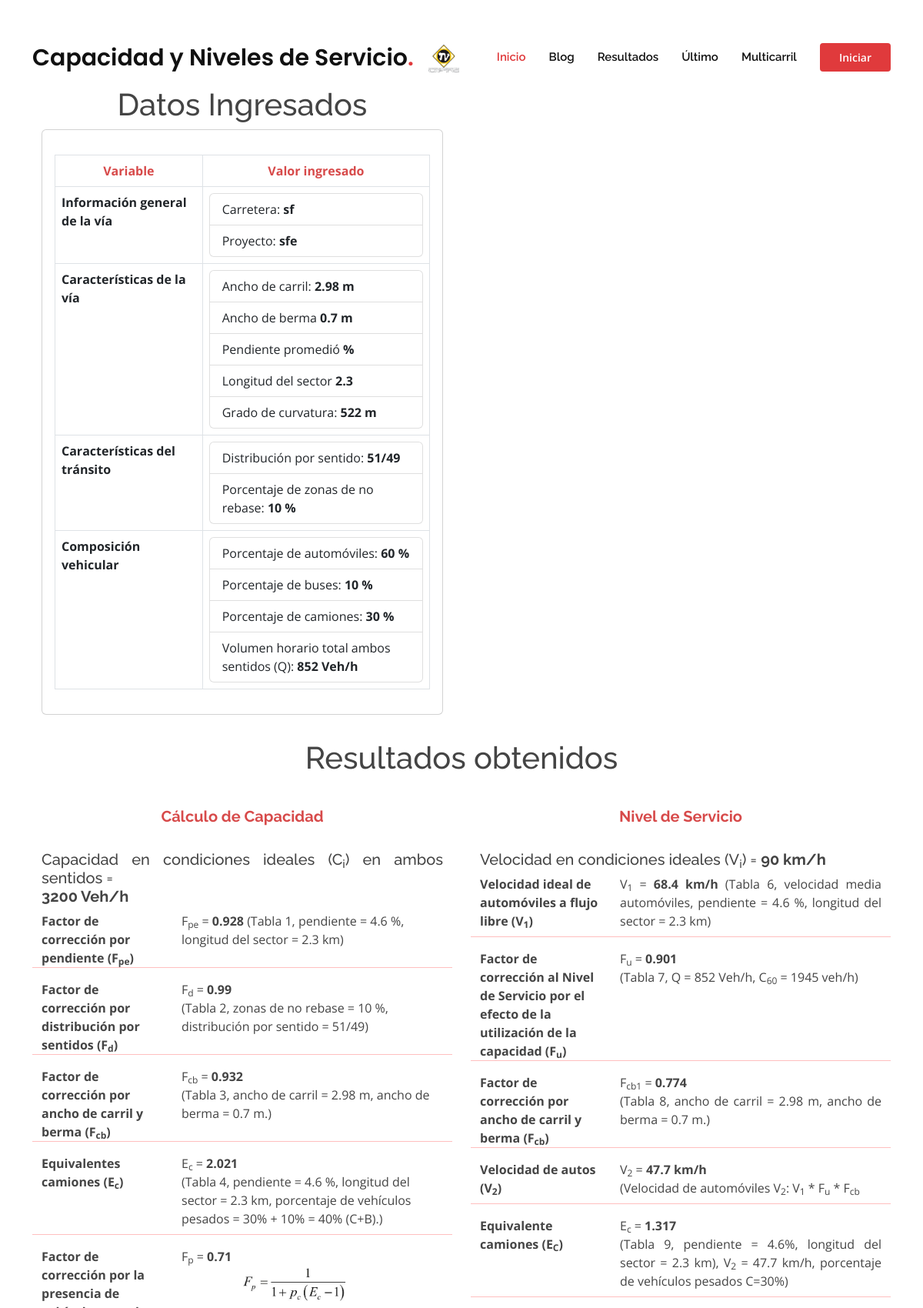
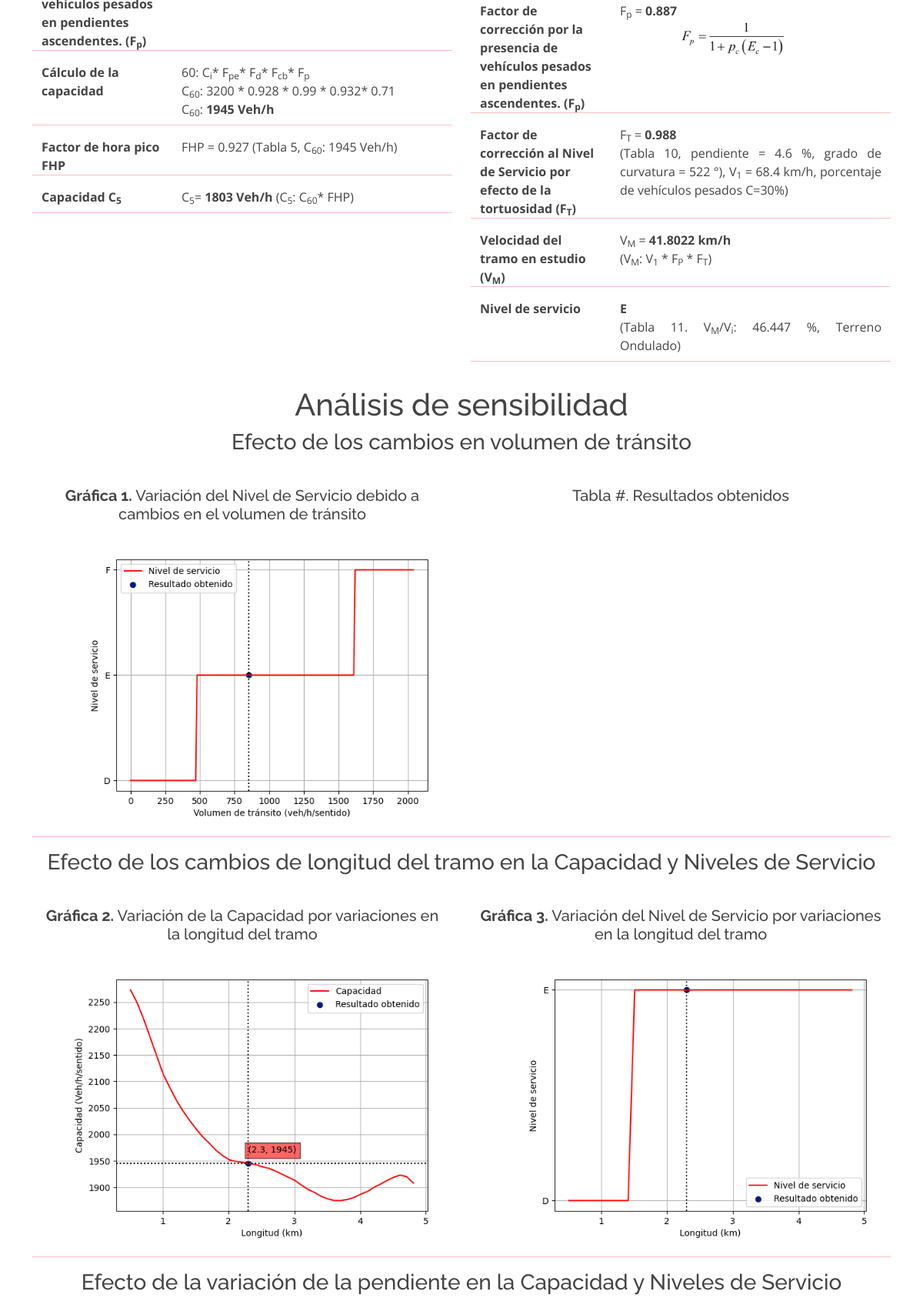
/resultado (upper part), run on the app's committed database (2 pictures, top to bottom).
### main.py (models this page shows)
class Resultado(db.Model):
    id = db.Column(db.Integer, primary_key=True)
    Fpe = db.Column(db.Float, nullable=False)
    Fd = db.Column(db.Float, nullable=False)
    Fcb = db.Column(db.Float, nullable=False)
    Ec = db.Column(db.Float, nullable=False)
    Fp = db.Column(db.Float, nullable=False)
    cap_60 = db.Column(db.Integer, nullable=False)
    cap_5 = db.Column(db.Integer, nullable=False)
    FHP = db.Column(db.Float, nullable=False)
    v1 = db.Column(db.Float, nullable=False)
    Fu = db.Column(db.Float, nullable=False)
    Fcb1 = db.Column(db.Float, nullable=False)
    v2 = db.Column(db.Float, nullable=False)
    Ec_vel = db.Column(db.Float, nullable=False)
    Fp_vel = db.Column(db.Float, nullable=False)
    Ft = db.Column(db.Float, nullable=False)
    vM = db.Column(db.Float, nullable=False)
    Vi = db.Column(db.Integer, nullable=False)
    Final = db.Column(db.Integer, nullable=False)
    carretera = db.Column(db.String(200), nullable = False)
    proyecto = db.Column(db.String(200), nullable = False)
    a_carril = db.Column(db.Float, nullable=False)
    a_berma = db.Column(db.Float, nullable=False)
    p_promedio = db.Column(db.Float, nullable=False)
    l_sector = db.Column(db.Float, nullable=False)
    curvatura = db.Column(db.Integer, nullable=False)
    d_sentido = db.Column(db.Integer, nullable=False)
    d_sentido1 = db.Column(db.Integer, nullable=False)
    p_no_rebase = db.Column(db.Integer, nullable=False)
    p_automoviles = db.Column(db.Integer, nullable=False)
    p_buses = db.Column(db.Integer, nullable=False)
    p_camiones = db.Column(db.Integer, nullable=False)
    vol_cap = db.Column(db.Integer, nullable=False)
    terreno = db.Column(db.String(200), nullable = False)

### main.py (the view)
@app.route("/resultado", methods=["GET","POST"])
def resultado():
    id = len(db.session.query(Resultado).all())
    registro = Resultado.query.get(id)
    return render_template('resultados_2_carriles.html',datos=registro)

### templates/resultados_2_carriles.html (shortened to what this page needs)
<!DOCTYPE html>
<html lang="en">
<head>
  <link href="../static/assets/vendor/aos/aos.css" rel="stylesheet">
  <link href="../static/assets/vendor/bootstrap/css/bootstrap.min.css" rel="stylesheet">
  <link href="../static/assets/vendor/bootstrap-icons/bootstrap-icons.css" rel="stylesheet">
  <link href="../static/assets/vendor/boxicons/css/boxicons.min.css" rel="stylesheet">
  <link href="../static/assets/vendor/glightbox/css/glightbox.min.css" rel="stylesheet">
  <link href="../static/assets/vendor/remixicon/remixicon.css" rel="stylesheet">
  <link href="../static/assets/vendor/swiper/swiper-bundle.min.css" rel="stylesheet">
  <link href="../static/assets/css/style.css" rel="stylesheet">
</head>
<body>
  {% import "bootstrap/wtf.html" as wtf %}
  <header id="header" class="fixed-top d-flex align-items-center">
    <div class="container d-flex align-items-center">
      <h1 class="logo me-auto"><a href="{{url_for('home')}}">Capacidad y Niveles de Servicio<span>.</span></a></h1>
      <a href="{{url_for('home')}}" class="logo me-auto"><img src="../static/assets/img/logo.png" alt=""></a>
      <nav id="navbar" class="navbar order-last order-lg-0">
        <ul>
          <li><a class="nav-link scrollto active" href="{{url_for('home')}}">Inicio</a></li>
          <li><a class="nav-link scrollto" href="{{url_for('blog')}}">Blog</a></li>
          <li><a class="nav-link scrollto " href="{{url_for('resultados')}}">Resultados</a></li>
          <li><a href="{{url_for('resultado')}}">Último</a></li>
          <li><a class="nav-link scrollto" href="{{url_for('multicarril')}}">Multicarril</a></li>
        </ul>
      </nav>
      <a href="#about" class="get-started-btn scrollto">Iniciar</a>
    </div>
  </header>
    <br>
    <br>
    <section class="inner-page datos" style="background-color:white">
      <div class="container">
        <div class="row">
            <div class="col-lg-6 col-md-12 col-sm-12">
              <div class="container">
              <h1 style="text-align:center ;">Datos Ingresados</h1>
              <div class="card" >
                <div class="card-body">
                  <p class="card-text">
                    <table class="table table-bordered">
                      <thead class="thead-dark">
                        <tr>
                          <th scope="col" style="text-align:center;color:rgb(215, 74, 74) ;">Variable</th>
                          <th scope="col"style="text-align:center;color:rgb(215, 74, 74) ;">Valor ingresado</th>
                        </tr>
                      </thead>
                      <tbody>
                        <tr>
                          <th scope="row">Información general de la vía</th>
                          <td><ul class="list-group">
                            <li class="list-group-item">Carretera: <b>{{datos.carretera}}</b> </li>
                            <li class="list-group-item">Proyecto: <b>{{datos.proyecto}}</b></li>
                          </ul></td>
                        </tr>
                        <tr>
                          <th scope="row">Características de la vía</th>
                          <td><ul class="list-group">
                            <li class="list-group-item">Ancho de carril: <b>{{datos.a_carril}} m</b></li>
                            <li class="list-group-item">Ancho de berma <b>{{datos.a_berma}} m</b> </li>
                            <li class="list-group-item">Pendiente promedió <b>{{datos.p_promedió}} %</b> </li>
                            <li class="list-group-item">Longitud del sector <b>{{datos.l_sector}}</b></li>
                            <li class="list-group-item">Grado de curvatura: <b>{{datos.curvatura}} m</b></li>
                          </ul></td>
                        </tr>
                        <tr>
                          <th scope="row">Características del tránsito</th>
                          <td><ul class="list-group">
                            <li class="list-group-item">Distribución por sentido: <b>{{datos.d_sentido}}/{{datos.d_sentido1}}</b></li>
                            <li class="list-group-item">Porcentaje de zonas de no rebase: <b>{{datos.p_no_rebase}} %</b> </li>
                          </ul></td>
                        </tr>
                        <tr>
                          <th scope="row">Composición vehicular</th>
                          <td><ul class="list-group">
                            <li class="list-group-item">Porcentaje de automóviles: <b>{{datos.p_automoviles}} %</b></li>
                            <li class="list-group-item">Porcentaje de buses: <b>{{datos.p_buses}} %</b> </li>
                            <li class="list-group-item">Porcentaje de camiones: <b>{{datos.p_camiones}} %</b> </li>
                            <li class="list-group-item">Volumen horario total ambos sentidos (Q): <b>{{datos.vol_cap}} Veh/h</b> </li>
                          </ul></td>
                        </tr>
                      </tbody>
                    </table>
                  </p>
                </div>
              </div>
            </div>
          </div>
            <br>
            <br>
    </section>
    <section id="resultados" class="datos">
      <div class="container">
        <div class="row">
          <h1 style="text-align:center ;">Resultados obtenidos</h1>
          <div class="col-lg-6 col-md-12 col-sm-12">
            <div class="container">
            <h5 class="pasos"><b>Cálculo de Capacidad</b></h5>
            <h5 class="text-general">Capacidad en condiciones ideales (C<sub>i</sub>) en ambos sentidos = <br><b>3200 Veh/h</b></h5>
            <dl class="row">
              <dt class="col-sm-4">Factor de corrección por pendiente (F<sub>pe</sub>)</dt>
              <dd class="col-sm-8">F<sub>pe</sub> = <b>{{datos.Fpe}}</b>   (Tabla 1, pendiente = {{datos.p_promedio}} %, longitud del sector = {{datos.l_sector}} km)</dd>
              <hr>
              <dt class="col-sm-4">Factor de corrección por distribución por sentidos (F<sub>d</sub>)</dt>
              <dd class="col-sm-8">F<sub>d</sub> = <b>{{datos.Fd}}</b><br>(Tabla 2, zonas de no rebase = {{datos.p_no_rebase}} %, distribución por sentido = {{datos.d_sentido}}/{{datos.d_sentido1}})</dd>
              <hr>
              <dt class="col-sm-4">Factor de corrección por ancho de carril y berma (F<sub>cb</sub>)</dt>
              <dd class="col-sm-8">F<sub>cb</sub> = <b>{{datos.Fcb}}</b><br>(Tabla 3, ancho de carril = {{datos.a_carril}} m, ancho de berma = {{datos.a_berma}} m.)</dd>
              <hr>
              <dt class="col-sm-4">Equivalentes camiones (E<sub>c</sub>)</dt>
              <dd class="col-sm-8">E<sub>c</sub> = <b>{{datos.Ec}}</b><br>(Tabla 4, pendiente = {{datos.p_promedio}} %, longitud del sector = {{datos.l_sector}} km, porcentaje de vehículos pesados = {{datos.p_camiones}}% + {{datos.p_buses}}%  = {{datos.p_camiones + datos.p_buses}}% (C+B).)</dd>
              <hr>
              <dt class="col-sm-4">Factor de corrección por la presencia de vehículos pesados en pendientes ascendentes. (F<sub>p</sub>)</dt>
              <dd class="col-sm-8">F<sub>p</sub> = <b>{{datos.Fp}}</b> <br> <img src="../static/assets/img/Fp.JPG" class="img-fluid text-general" style="width:40%; margin-left: 5rem;" alt="Responsive image"></dd>
              <hr>
              <dt class="col-sm-4">Cálculo de la capacidad</dt>
              <dd class="col-sm-8"><C<sub>60</sub>: C<sub>i</sub>* F<sub>pe</sub>* F<sub>d</sub>* F<sub>cb</sub>* F<sub>p</sub> <br>
                C<sub>60</sub>: 3200 * {{datos.Fpe}} * {{datos.Fd}} * {{datos.Fcb}}* {{datos.Fp}}<br>
                C<sub>60</sub>:  <b>{{datos.cap_60}} Veh/h</b></dd>
              <hr>
              <dt class="col-sm-4">Factor de hora pico FHP</dt>
              <dd class="col-sm-8 text-general">FHP = {{datos.FHP}} (Tabla 5, C<sub>60</sub>: {{datos.cap_60}} Veh/h)<br></dd>
              <hr>
              <dt class="col-sm-4">Capacidad C<sub>5</sub></dt>
              <dd class="col-sm-8 text-general">C<sub>5</sub>= <b>{{datos.cap_5}} Veh/h</b> (C<sub>5</sub>: C<sub>60</sub>* FHP)</dd>
              <hr>
            </dl>
            </div>
          </div>
          <div class="col-lg-6 col-md-12 col-sm-12">
            <div class="container">
            <h5 class="pasos"><b>Nivel de Servicio</b></h5>
            <h5 class="text-general">Velocidad en condiciones ideales (V<sub>i</sub>)  = <b>90 km/h</b></h5>
            <dl class="row">
              <dt class="col-sm-4">Velocidad ideal de automóviles a flujo libre (V<sub>1</sub>)</dt>
              <dd class="col-sm-8 text-general">V<sub>1</sub> = <b>{{datos.v1}} km/h</b>   (Tabla 6,  velocidad media automóviles, pendiente = {{datos.p_promedio}} %, longitud del sector = {{datos.l_sector}} km)</dd>
              <hr>
              <dt class="col-sm-4">Factor de corrección al Nivel de Servicio por el efecto de la utilización de la capacidad (F<sub>u</sub>)</dt>
              <dd class="col-sm-8 text-general">F<sub>u</sub> = <b>{{datos.Fu}}</b><br>(Tabla 7, Q = {{datos.vol_cap}} Veh/h, C<sub>60</sub> = {{datos.cap_60}} veh/h)</dd>
              <hr>
              <dt class="col-sm-4">Factor de corrección por ancho de carril y berma (F<sub>cb</sub>)</dt>
              <dd class="col-sm-8 text-general">F<sub>cb1</sub> = <b>{{datos.Fcb1}}</b><br>(Tabla 8, ancho de carril = {{datos.a_carril}} m, ancho de berma = {{datos.a_berma}} m.)</dd>
              <hr>
              <dt class="col-sm-4">Velocidad de autos (V<sub>2</sub>)</dt>
              <dd class="col-sm-8 text-general">V<sub>2</sub> = <b>{{datos.v2}} km/h</b><br>(Velocidad de automóviles V<sub>2</sub>: V<sub>1</sub> * F<sub>u</sub> * F<sub>cb</sub></dd>
              <hr>
              <dt class="col-sm-4">Equivalente camiones (E<sub>C</sub>)</dt>
              <dd class="col-sm-8 text-general">E<sub>c</sub> = <b>{{datos.Ec_vel}}</b> <br>(Tabla 9, pendiente = {{datos.p_promedio}}%, longitud del sector = {{datos.l_sector}} km), V<sub>2</sub> = {{datos.v2}} km/h, porcentaje de vehículos pesados C={{datos.p_camiones}}%)</dd>
              <hr>
              <dt class="col-sm-4">Factor de corrección por la presencia de vehículos pesados en pendientes ascendentes. (F<sub>p</sub>)</dt>
              <dd class="col-sm-8">F<sub>p</sub> = <b>{{datos.Fp_vel}}</b> <br> <img src="../static/assets/img/Fp.JPG" class="img-fluid text-general" style="width:40%; margin-left: 5rem;" alt="Responsive image"></dd>
              <hr>
              <dt class="col-sm-4">Factor de corrección al Nivel de Servicio por efecto de la tortuosidad (F<sub>T</sub>)</dt>
              <dd class="col-sm-8 text-general">F<sub>T</sub> = <b>{{datos.Ft}}</b> <br>(Tabla 10, pendiente = {{datos.p_promedio}} %, grado de curvatura = {{datos.curvatura}} °), V<sub>1</sub> = {{datos.v1}} km/h, porcentaje de vehículos pesados C={{datos.p_camiones}}%)</dd>
              <hr>
              <dt class="col-sm-4">Velocidad del tramo en estudio (V<sub>M</sub>)</dt>
              <dd class="col-sm-8 text-general">V<sub>M</sub> = <b>{{datos.vM}} km/h</b> <br>(V<sub>M</sub>: V<sub>1</sub> * F<sub>P</sub> * F<sub>T</sub>)</dd>
              <hr>
              <dt class="col-sm-4">Nivel de servicio</dt>
              <dd class="col-sm-8 text-general"><b>{{datos.Final}}</b><br>(Tabla 11. V<sub>M</sub>/V<sub>i</sub>: {{datos.Vi}} %, {{datos.terreno}})</dd>
              <hr>
            </dl>
            </div>
          </div>
        </div>
        <h1 class="subtitulos">Análisis de sensibilidad</h1>
        <div class="row">
          <h3 class="subtitulos">Efecto de los cambios en volumen de tránsito</h3>
          <div class="col-lg-6">
            <div class="container">
              <h5 class="imagenes"><b>Gráfica 1.</b> Variación del Nivel de Servicio debido a cambios en el volumen de tránsito </h5>
              <img src="../static/assets/img/sensibilidad/ns_2carriles_volumen.png" class="img-fluid" style="width:100%; margin-left: 2rem;" alt="Responsive image">
            </div>
          </div>
          <div class="col-lg-6">
            <div class="container">
              <h5 class="tablas">Tabla #. Resultados obtenidos</h5>
            </div>
          </div>
        </div>
        <hr>
        <div class="row">
          <h3 class="subtitulos">Efecto de los cambios de longitud del tramo en la Capacidad y Niveles de Servicio</h3>
          <div class="col-lg-6">
            <div class="container">
              <h5 class="imagenes"><b>Gráfica 2.</b> Variación de la Capacidad por variaciones en la longitud del tramo</h5>
              <img src="../static/assets/img/sensibilidad/cap_2carriles_longitud.png" class="img-fluid" style="width:100%; margin-left: 2rem;" alt="Responsive image">
            </div>
          </div>
          <div class="col-lg-6">
            <div class="container">
              <h5 class="imagenes"><b>Gráfica 3.</b> Variación del Nivel de Servicio por variaciones en la longitud del tramo</h5>
              <img src="../static/assets/img/sensibilidad/ns_2carriles_longitud.png" class="img-fluid" style="width:100%; margin-left: 2rem;" alt="Responsive image">
            </div>
          </div>
        </div>
        <hr>
        <div class="row">
          <h3 class="subtitulos">Efecto de la variación de la pendiente en la Capacidad y Niveles de Servicio</h3>
          <div class="col-lg-6">
          </div>
          <div class="col-lg-6">
          </div>
        </div>
      </div>
    </section>
</body>
</html>

### data on the page
Resultado: carretera "sf", proyecto "sfe", a_carril "2.98", a_berma "0.7", l_sector "2.3", curvatura "522", d_sentido "51", d_sentido1 "49", p_no_rebase "10", p_automoviles "60", p_buses "10", p_camiones "30", vol_cap "852", Fpe "0.928", p_promedio "4.6", Fd "0.99", Fcb "0.932", Ec "2.021", datos.p_camiones+datos.p_buses "40", Fp "0.71", cap_60 "1945", FHP "0.927", cap_5 "1803", v1 "68.4", Fu "0.901", Fcb1 "0.774", v2 "47.7", Ec_vel "1.317", Fp_vel "0.887", Ft "0.988", vM "41.8022", Final "E", Vi "46.447", terreno "Terreno Ondulado"
